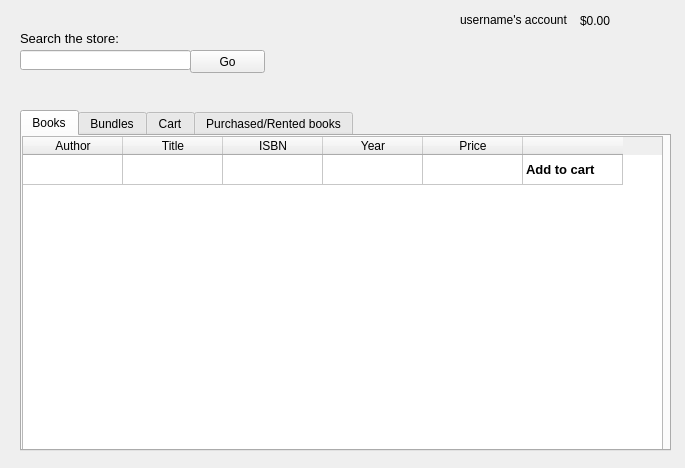
<?xml version="1.0" encoding="UTF-8"?>
<ui version="4.0">
 <class>MainWindow</class>
 <widget class="QMainWindow" name="MainWindow">
  <property name="enabled">
   <bool>true</bool>
  </property>
  <property name="geometry">
   <rect>
    <x>0</x>
    <y>0</y>
    <width>685</width>
    <height>468</height>
   </rect>
  </property>
  <property name="windowTitle">
   <string>MainWindow</string>
  </property>
  <widget class="QWidget" name="centralWidget">
   <widget class="QLabel" name="label">
    <property name="geometry">
     <rect>
      <x>460</x>
      <y>10</y>
      <width>121</width>
      <height>20</height>
     </rect>
    </property>
    <property name="text">
     <string>username's account</string>
    </property>
   </widget>
   <widget class="QLabel" name="label_2">
    <property name="geometry">
     <rect>
      <x>580</x>
      <y>10</y>
      <width>46</width>
      <height>21</height>
     </rect>
    </property>
    <property name="text">
     <string>$0.00</string>
    </property>
   </widget>
   <widget class="QTabWidget" name="tabWidget">
    <property name="geometry">
     <rect>
      <x>20</x>
      <y>110</y>
      <width>651</width>
      <height>341</height>
     </rect>
    </property>
    <property name="currentIndex">
     <number>0</number>
    </property>
    <widget class="QWidget" name="tab">
     <attribute name="title">
      <string>Books</string>
     </attribute>
     <widget class="QTableWidget" name="tableWidget">
      <property name="geometry">
       <rect>
        <x>0</x>
        <y>0</y>
        <width>641</width>
        <height>321</height>
       </rect>
      </property>
      <property name="sizePolicy">
       <sizepolicy hsizetype="Fixed" vsizetype="Expanding">
        <horstretch>0</horstretch>
        <verstretch>0</verstretch>
       </sizepolicy>
      </property>
      <property name="editTriggers">
       <set>QAbstractItemView::NoEditTriggers</set>
      </property>
      <attribute name="verticalHeaderVisible">
       <bool>false</bool>
      </attribute>
      <row>
       <property name="text">
        <string>test</string>
       </property>
      </row>
      <column>
       <property name="text">
        <string>Author</string>
       </property>
      </column>
      <column>
       <property name="text">
        <string>Title</string>
       </property>
      </column>
      <column>
       <property name="text">
        <string>ISBN</string>
       </property>
      </column>
      <column>
       <property name="text">
        <string>Year</string>
       </property>
      </column>
      <column>
       <property name="text">
        <string>Price</string>
       </property>
      </column>
      <column>
       <property name="text">
        <string/>
       </property>
      </column>
      <item row="0" column="0">
       <property name="text">
        <string/>
       </property>
      </item>
      <item row="0" column="5">
       <property name="text">
        <string>Add to cart</string>
       </property>
       <property name="font">
        <font>
         <pointsize>10</pointsize>
         <weight>75</weight>
         <bold>true</bold>
        </font>
       </property>
       <property name="foreground">
        <brush brushstyle="NoBrush">
         <color alpha="255">
          <red>0</red>
          <green>0</green>
          <blue>0</blue>
         </color>
        </brush>
       </property>
      </item>
     </widget>
    </widget>
    <widget class="QWidget" name="tab_2">
     <attribute name="title">
      <string>Bundles</string>
     </attribute>
     <widget class="QTableWidget" name="tableWidget_2">
      <property name="geometry">
       <rect>
        <x>-10</x>
        <y>0</y>
        <width>511</width>
        <height>321</height>
       </rect>
      </property>
      <property name="editTriggers">
       <set>QAbstractItemView::NoEditTriggers</set>
      </property>
      <column>
       <property name="text">
        <string>Authors</string>
       </property>
      </column>
      <column>
       <property name="text">
        <string>Books</string>
       </property>
      </column>
      <column>
       <property name="text">
        <string>Price</string>
       </property>
      </column>
     </widget>
    </widget>
    <widget class="QWidget" name="tab_3">
     <attribute name="title">
      <string>Cart</string>
     </attribute>
     <widget class="QTableWidget" name="tableWidget_3">
      <property name="enabled">
       <bool>true</bool>
      </property>
      <property name="geometry">
       <rect>
        <x>0</x>
        <y>0</y>
        <width>641</width>
        <height>271</height>
       </rect>
      </property>
      <property name="sizePolicy">
       <sizepolicy hsizetype="Fixed" vsizetype="Expanding">
        <horstretch>0</horstretch>
        <verstretch>0</verstretch>
       </sizepolicy>
      </property>
      <property name="editTriggers">
       <set>QAbstractItemView::NoEditTriggers</set>
      </property>
      <attribute name="horizontalHeaderDefaultSectionSize">
       <number>90</number>
      </attribute>
      <attribute name="verticalHeaderVisible">
       <bool>false</bool>
      </attribute>
      <row>
       <property name="text">
        <string>test</string>
       </property>
      </row>
      <column>
       <property name="text">
        <string>Author</string>
       </property>
      </column>
      <column>
       <property name="text">
        <string>Title</string>
       </property>
      </column>
      <column>
       <property name="text">
        <string>ISBN</string>
       </property>
      </column>
      <column>
       <property name="text">
        <string>Year</string>
       </property>
      </column>
      <column>
       <property name="text">
        <string>Price</string>
       </property>
      </column>
      <column>
       <property name="text">
        <string>Rent</string>
       </property>
      </column>
      <column>
       <property name="text">
        <string/>
       </property>
      </column>
      <item row="0" column="0">
       <property name="text">
        <string/>
       </property>
      </item>
      <item row="0" column="5">
       <property name="text">
        <string/>
       </property>
       <property name="font">
        <font>
         <pointsize>10</pointsize>
         <weight>75</weight>
         <bold>true</bold>
        </font>
       </property>
       <property name="textAlignment">
        <set>AlignHCenter|AlignVCenter|AlignCenter</set>
       </property>
       <property name="foreground">
        <brush brushstyle="NoBrush">
         <color alpha="255">
          <red>0</red>
          <green>0</green>
          <blue>0</blue>
         </color>
        </brush>
       </property>
      </item>
     </widget>
     <widget class="QPushButton" name="pushButton_2">
      <property name="geometry">
       <rect>
        <x>250</x>
        <y>280</y>
        <width>151</width>
        <height>23</height>
       </rect>
      </property>
      <property name="text">
       <string>Clear Cart</string>
      </property>
     </widget>
    </widget>
    <widget class="QWidget" name="tab_4">
     <attribute name="title">
      <string>Purchased/Rented books</string>
     </attribute>
     <widget class="QTableWidget" name="tableWidget_4">
      <property name="enabled">
       <bool>true</bool>
      </property>
      <property name="geometry">
       <rect>
        <x>0</x>
        <y>0</y>
        <width>641</width>
        <height>321</height>
       </rect>
      </property>
      <property name="sizePolicy">
       <sizepolicy hsizetype="Fixed" vsizetype="Expanding">
        <horstretch>0</horstretch>
        <verstretch>0</verstretch>
       </sizepolicy>
      </property>
      <property name="editTriggers">
       <set>QAbstractItemView::NoEditTriggers</set>
      </property>
      <attribute name="verticalHeaderVisible">
       <bool>false</bool>
      </attribute>
      <row>
       <property name="text">
        <string>test</string>
       </property>
      </row>
      <column>
       <property name="text">
        <string>Author</string>
       </property>
      </column>
      <column>
       <property name="text">
        <string>Title</string>
       </property>
      </column>
      <column>
       <property name="text">
        <string>ISBN</string>
       </property>
      </column>
      <column>
       <property name="text">
        <string>Year</string>
       </property>
      </column>
      <column>
       <property name="text">
        <string>Date</string>
       </property>
      </column>
      <column>
       <property name="text">
        <string>Due Date</string>
       </property>
      </column>
      <item row="0" column="0">
       <property name="text">
        <string/>
       </property>
      </item>
      <item row="0" column="5">
       <property name="text">
        <string/>
       </property>
       <property name="font">
        <font>
         <pointsize>10</pointsize>
         <weight>75</weight>
         <bold>true</bold>
        </font>
       </property>
       <property name="foreground">
        <brush brushstyle="NoBrush">
         <color alpha="255">
          <red>0</red>
          <green>0</green>
          <blue>0</blue>
         </color>
        </brush>
       </property>
      </item>
     </widget>
    </widget>
   </widget>
   <widget class="QLabel" name="label_3">
    <property name="geometry">
     <rect>
      <x>20</x>
      <y>30</y>
      <width>121</width>
      <height>16</height>
     </rect>
    </property>
    <property name="font">
     <font>
      <pointsize>10</pointsize>
     </font>
    </property>
    <property name="text">
     <string>Search the store:</string>
    </property>
   </widget>
   <widget class="QLineEdit" name="lineEdit">
    <property name="geometry">
     <rect>
      <x>20</x>
      <y>50</y>
      <width>171</width>
      <height>20</height>
     </rect>
    </property>
   </widget>
   <widget class="QPushButton" name="pushButton">
    <property name="geometry">
     <rect>
      <x>190</x>
      <y>50</y>
      <width>75</width>
      <height>23</height>
     </rect>
    </property>
    <property name="text">
     <string>Go</string>
    </property>
   </widget>
  </widget>
 </widget>
 <layoutdefault spacing="6" margin="11"/>
 <resources/>
 <connections/>
</ui>
